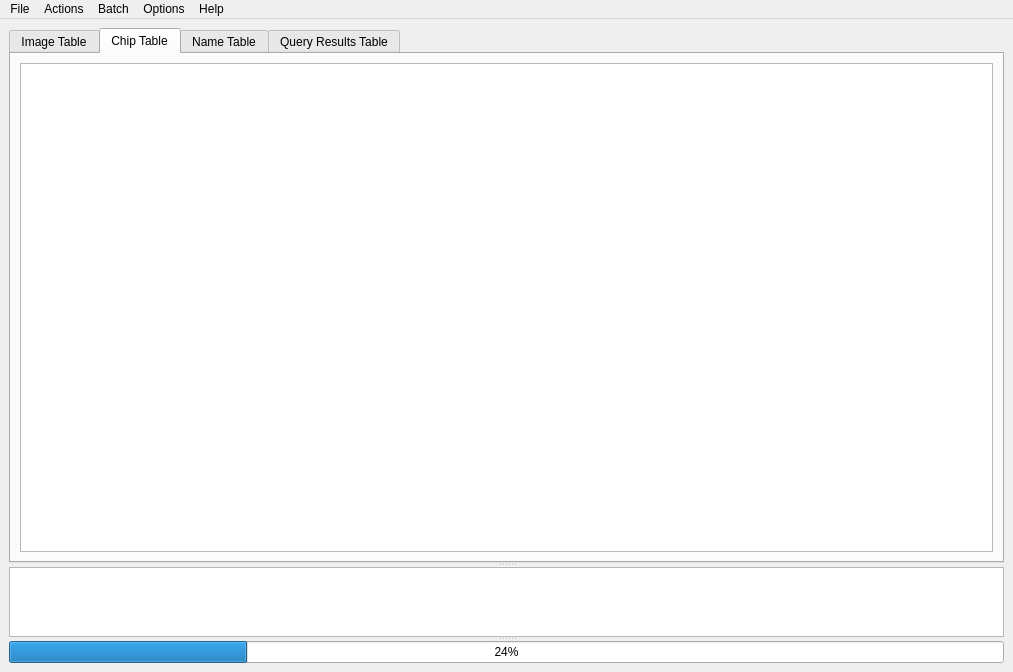
<?xml version="1.0" encoding="UTF-8"?>
<ui version="4.0">
 <class>mainSkel</class>
 <widget class="QMainWindow" name="mainSkel">
  <property name="geometry">
   <rect>
    <x>0</x>
    <y>0</y>
    <width>1013</width>
    <height>672</height>
   </rect>
  </property>
  <property name="windowTitle">
   <string>HotSpotter</string>
  </property>
  <property name="unifiedTitleAndToolBarOnMac">
   <bool>false</bool>
  </property>
  <widget class="QWidget" name="centralwidget">
   <layout class="QVBoxLayout" name="verticalLayout">
    <item>
     <widget class="QSplitter" name="splitter">
      <property name="orientation">
       <enum>Qt::Vertical</enum>
      </property>
      <widget class="QTabWidget" name="tablesTabWidget">
       <property name="sizePolicy">
        <sizepolicy hsizetype="Expanding" vsizetype="Expanding">
         <horstretch>0</horstretch>
         <verstretch>10</verstretch>
        </sizepolicy>
       </property>
       <property name="minimumSize">
        <size>
         <width>0</width>
         <height>0</height>
        </size>
       </property>
       <property name="currentIndex">
        <number>1</number>
       </property>
       <widget class="QWidget" name="image_view">
        <property name="minimumSize">
         <size>
          <width>445</width>
          <height>0</height>
         </size>
        </property>
        <attribute name="title">
         <string>Image Table</string>
        </attribute>
        <layout class="QGridLayout" name="gridLayout_3">
         <item row="0" column="0">
          <layout class="QVBoxLayout" name="verticalLayout_2">
           <item>
            <widget class="QTableWidget" name="gxs_TBL">
             <property name="dragEnabled">
              <bool>false</bool>
             </property>
             <property name="sortingEnabled">
              <bool>true</bool>
             </property>
            </widget>
           </item>
          </layout>
         </item>
        </layout>
       </widget>
       <widget class="QWidget" name="chip_view">
        <attribute name="title">
         <string>Chip Table</string>
        </attribute>
        <layout class="QGridLayout" name="gridLayout_4">
         <item row="0" column="0">
          <layout class="QVBoxLayout" name="verticalLayout_3">
           <item>
            <widget class="QTableWidget" name="cxs_TBL">
             <property name="sizePolicy">
              <sizepolicy hsizetype="Expanding" vsizetype="Expanding">
               <horstretch>0</horstretch>
               <verstretch>0</verstretch>
              </sizepolicy>
             </property>
             <property name="sortingEnabled">
              <bool>true</bool>
             </property>
            </widget>
           </item>
          </layout>
         </item>
        </layout>
       </widget>
       <widget class="QWidget" name="name_view">
        <attribute name="title">
         <string>Name Table</string>
        </attribute>
        <layout class="QGridLayout" name="gridLayout">
         <item row="0" column="0">
          <widget class="QTableWidget" name="nxs_TBL"/>
         </item>
        </layout>
       </widget>
       <widget class="QWidget" name="result_view">
        <attribute name="title">
         <string>Query Results Table</string>
        </attribute>
        <layout class="QVBoxLayout" name="verticalLayout_5">
         <item>
          <layout class="QVBoxLayout" name="verticalLayout_4">
           <item>
            <widget class="QTableWidget" name="res_TBL">
             <property name="selectionMode">
              <enum>QAbstractItemView::ExtendedSelection</enum>
             </property>
             <property name="textElideMode">
              <enum>Qt::ElideLeft</enum>
             </property>
             <property name="sortingEnabled">
              <bool>true</bool>
             </property>
            </widget>
           </item>
          </layout>
         </item>
        </layout>
       </widget>
      </widget>
      <widget class="QTextEdit" name="outputEdit">
       <property name="sizePolicy">
        <sizepolicy hsizetype="Expanding" vsizetype="Expanding">
         <horstretch>0</horstretch>
         <verstretch>1</verstretch>
        </sizepolicy>
       </property>
       <property name="acceptRichText">
        <bool>false</bool>
       </property>
      </widget>
      <widget class="QProgressBar" name="progressBar">
       <property name="sizePolicy">
        <sizepolicy hsizetype="Expanding" vsizetype="Fixed">
         <horstretch>0</horstretch>
         <verstretch>1</verstretch>
        </sizepolicy>
       </property>
       <property name="value">
        <number>24</number>
       </property>
      </widget>
     </widget>
    </item>
   </layout>
  </widget>
  <widget class="QMenuBar" name="menubar">
   <property name="geometry">
    <rect>
     <x>0</x>
     <y>0</y>
     <width>1013</width>
     <height>23</height>
    </rect>
   </property>
   <property name="contextMenuPolicy">
    <enum>Qt::DefaultContextMenu</enum>
   </property>
   <property name="defaultUp">
    <bool>false</bool>
   </property>
   <property name="nativeMenuBar">
    <bool>false</bool>
   </property>
   <widget class="QMenu" name="menuFile">
    <property name="title">
     <string>File</string>
    </property>
    <addaction name="actionNew_Database"/>
    <addaction name="actionOpen_Database"/>
    <addaction name="separator"/>
    <addaction name="actionSave_Database"/>
    <addaction name="separator"/>
    <addaction name="actionImport_Img_file"/>
    <addaction name="actionImport_Img_dir"/>
    <addaction name="separator"/>
    <addaction name="actionQuit"/>
   </widget>
   <widget class="QMenu" name="menuOptions">
    <property name="title">
     <string>Options</string>
    </property>
    <addaction name="actionLayout_Figures"/>
    <addaction name="separator"/>
    <addaction name="actionPreferences"/>
   </widget>
   <widget class="QMenu" name="menuHelp">
    <property name="title">
     <string>Help</string>
    </property>
    <addaction name="actionAbout"/>
    <addaction name="actionView_Docs"/>
    <addaction name="separator"/>
    <addaction name="actionView_DBDir"/>
    <addaction name="actionView_Computed_Dir"/>
    <addaction name="actionView_Global_Dir"/>
    <addaction name="separator"/>
    <addaction name="actionWriteLogs"/>
    <addaction name="separator"/>
    <addaction name="actionDelete_Precomputed_Results"/>
    <addaction name="actionDelete_computed_directory"/>
    <addaction name="actionDelete_global_preferences"/>
    <addaction name="separator"/>
    <addaction name="actionDev_Mode_IPython"/>
    <addaction name="actionDeveloper_Reload"/>
   </widget>
   <widget class="QMenu" name="menuActions">
    <property name="title">
     <string>Actions</string>
    </property>
    <addaction name="actionAdd_Chip"/>
    <addaction name="actionNew_Chip_Property"/>
    <addaction name="separator"/>
    <addaction name="actionQuery"/>
    <addaction name="separator"/>
    <addaction name="actionReselect_ROI"/>
    <addaction name="actionReselect_Ori"/>
    <addaction name="separator"/>
    <addaction name="actionNext"/>
    <addaction name="separator"/>
    <addaction name="actionDelete_Chip"/>
    <addaction name="actionDelete_Image"/>
   </widget>
   <widget class="QMenu" name="menuBatch">
    <property name="title">
     <string>Batch</string>
    </property>
    <addaction name="actionPrecomputeChipsFeatures"/>
    <addaction name="actionPrecompute_Queries"/>
    <addaction name="separator"/>
    <addaction name="actionScale_all_ROIS"/>
    <addaction name="separator"/>
    <addaction name="actionConvert_all_images_into_chips"/>
   </widget>
   <addaction name="menuFile"/>
   <addaction name="menuActions"/>
   <addaction name="menuBatch"/>
   <addaction name="menuOptions"/>
   <addaction name="menuHelp"/>
  </widget>
  <action name="actionOpen_Database">
   <property name="text">
    <string>Open Database</string>
   </property>
   <property name="toolTip">
    <string>Opens a different database directory. </string>
   </property>
   <property name="shortcut">
    <string>Ctrl+O</string>
   </property>
   <property name="shortcutContext">
    <enum>Qt::ApplicationShortcut</enum>
   </property>
  </action>
  <action name="actionSave_Database">
   <property name="text">
    <string>Save Database</string>
   </property>
   <property name="iconText">
    <string>Save Database</string>
   </property>
   <property name="toolTip">
    <string>Saves the added images / chip properties / and changed names to the database csv tables.</string>
   </property>
   <property name="shortcut">
    <string>Ctrl+S</string>
   </property>
   <property name="shortcutContext">
    <enum>Qt::ApplicationShortcut</enum>
   </property>
  </action>
  <action name="actionImport_Img_file">
   <property name="text">
    <string>Import Images (select file(s))</string>
   </property>
   <property name="shortcut">
    <string>Ctrl+I</string>
   </property>
   <property name="shortcutContext">
    <enum>Qt::ApplicationShortcut</enum>
   </property>
  </action>
  <action name="actionOpen_Data_Directory">
   <property name="text">
    <string>View Data Directory</string>
   </property>
  </action>
  <action name="actionOpen_Source_Directory">
   <property name="text">
    <string>View Source Directory</string>
   </property>
  </action>
  <action name="actionUndockDisplay">
   <property name="text">
    <string>Undock Display</string>
   </property>
  </action>
  <action name="actionTogPlt">
   <property name="text">
    <string>Toggle PlotWidget</string>
   </property>
  </action>
  <action name="actionHelpCMD">
   <property name="text">
    <string>Command Line Help</string>
   </property>
  </action>
  <action name="actionHelpGUI">
   <property name="text">
    <string>GUI Help</string>
   </property>
  </action>
  <action name="actionAbout">
   <property name="enabled">
    <bool>false</bool>
   </property>
   <property name="text">
    <string>About</string>
   </property>
   <property name="shortcutContext">
    <enum>Qt::ApplicationShortcut</enum>
   </property>
  </action>
  <action name="actionHelpWorkflow">
   <property name="text">
    <string>Workflow Help</string>
   </property>
  </action>
  <action name="actionAdd_Chip">
   <property name="text">
    <string>Add Chip</string>
   </property>
   <property name="toolTip">
    <string>When adding a chip, you select an ROI in Image View. The ROI defines a new chip and it is added (but not saved) to the database.</string>
   </property>
   <property name="shortcut">
    <string>A</string>
   </property>
   <property name="shortcutContext">
    <enum>Qt::ApplicationShortcut</enum>
   </property>
  </action>
  <action name="actionReselect_ROI">
   <property name="text">
    <string>Reselect ROI</string>
   </property>
   <property name="toolTip">
    <string>Changes the ROI of a chip. Previously associated results and chip data are removed and recomputed. </string>
   </property>
   <property name="shortcut">
    <string>R</string>
   </property>
   <property name="shortcutContext">
    <enum>Qt::ApplicationShortcut</enum>
   </property>
  </action>
  <action name="actionNext">
   <property name="text">
    <string>Select Next</string>
   </property>
   <property name="toolTip">
    <string>Selects the next image or chip in the database. </string>
   </property>
   <property name="shortcut">
    <string>N</string>
   </property>
   <property name="shortcutContext">
    <enum>Qt::ApplicationShortcut</enum>
   </property>
  </action>
  <action name="actionDelete_Chip">
   <property name="text">
    <string>Delete Chip</string>
   </property>
   <property name="toolTip">
    <string>Removes a chip from the database. </string>
   </property>
   <property name="shortcut">
    <string>Ctrl+Del</string>
   </property>
   <property name="shortcutContext">
    <enum>Qt::ApplicationShortcut</enum>
   </property>
  </action>
  <action name="actionQuery">
   <property name="enabled">
    <bool>true</bool>
   </property>
   <property name="text">
    <string>Query</string>
   </property>
   <property name="toolTip">
    <string>Issues the currently selected chip as a query. The result table is then populated.</string>
   </property>
   <property name="shortcut">
    <string>Q</string>
   </property>
   <property name="shortcutContext">
    <enum>Qt::ApplicationShortcut</enum>
   </property>
  </action>
  <action name="actionPrev">
   <property name="text">
    <string>Prev</string>
   </property>
  </action>
  <action name="actionWriteLogs">
   <property name="enabled">
    <bool>false</bool>
   </property>
   <property name="text">
    <string>Write Logs</string>
   </property>
   <property name="shortcutContext">
    <enum>Qt::ApplicationShortcut</enum>
   </property>
  </action>
  <action name="actionOpen_Internal_Directory">
   <property name="text">
    <string>View Internal Directory</string>
   </property>
  </action>
  <action name="actionPreferences">
   <property name="text">
    <string>Edit Preferences</string>
   </property>
   <property name="toolTip">
    <string>Changes algorithm parameters and program behavior.</string>
   </property>
   <property name="shortcut">
    <string>Ctrl+P</string>
   </property>
   <property name="shortcutContext">
    <enum>Qt::ApplicationShortcut</enum>
   </property>
  </action>
  <action name="actionQuit">
   <property name="text">
    <string>Quit</string>
   </property>
   <property name="toolTip">
    <string>Exits the program</string>
   </property>
   <property name="shortcutContext">
    <enum>Qt::ApplicationShortcut</enum>
   </property>
  </action>
  <action name="actionConvertImage2Chip">
   <property name="enabled">
    <bool>true</bool>
   </property>
   <property name="text">
    <string>Convert All Images to Chips</string>
   </property>
  </action>
  <action name="actionBatch_Change_Name">
   <property name="text">
    <string>Batch Change Name</string>
   </property>
  </action>
  <action name="actionReselect_Ori">
   <property name="text">
    <string>Reselect Orientation</string>
   </property>
   <property name="toolTip">
    <string>Changes the orientation of a chip. Previously associated results and chip data are removed and recomputed. </string>
   </property>
   <property name="shortcut">
    <string>O</string>
   </property>
   <property name="shortcutContext">
    <enum>Qt::ApplicationShortcut</enum>
   </property>
  </action>
  <action name="actionAdd_Metadata_Property">
   <property name="text">
    <string>Add Chip Property</string>
   </property>
  </action>
  <action name="actionAutoassign">
   <property name="text">
    <string>Assign Matches Above Threshold</string>
   </property>
  </action>
  <action name="actionRankErrorExpt">
   <property name="text">
    <string>Rank Error Experiment</string>
   </property>
  </action>
  <action name="actionName_Consistency_Experiment">
   <property name="text">
    <string>Name Consistency</string>
   </property>
  </action>
  <action name="actionIncrease_ROI_Size">
   <property name="text">
    <string>Increase all ROI Sizes</string>
   </property>
  </action>
  <action name="actionView_Docs">
   <property name="enabled">
    <bool>false</bool>
   </property>
   <property name="text">
    <string>View Documentation</string>
   </property>
   <property name="shortcutContext">
    <enum>Qt::ApplicationShortcut</enum>
   </property>
  </action>
  <action name="actionAutoassign_2">
   <property name="text">
    <string>Auto-Assign Matches</string>
   </property>
  </action>
  <action name="actionNew_Database">
   <property name="text">
    <string>New Database</string>
   </property>
   <property name="toolTip">
    <string>Create a new folder to use as a database. </string>
   </property>
   <property name="shortcut">
    <string>Ctrl+N</string>
   </property>
   <property name="shortcutContext">
    <enum>Qt::ApplicationShortcut</enum>
   </property>
  </action>
  <action name="actionImport_Img_dir">
   <property name="text">
    <string>Import Images (select directory)</string>
   </property>
   <property name="shortcutContext">
    <enum>Qt::ApplicationShortcut</enum>
   </property>
  </action>
  <action name="actionPrecompute_Queries">
   <property name="text">
    <string>Precompute Queries</string>
   </property>
   <property name="toolTip">
    <string>This might take anywhere from a coffee break to an overnight  procedure depending on how many ROIs you've made. It queries each chip and saves the result which allows multiple queries to be rapidly inspected later. </string>
   </property>
   <property name="shortcutContext">
    <enum>Qt::ApplicationShortcut</enum>
   </property>
  </action>
  <action name="actionPrecomputeChipsFeatures">
   <property name="text">
    <string>Precompute Chips/Features</string>
   </property>
   <property name="toolTip">
    <string>Extracts all chips from images, and computes features. This loads the data into memory and reduces waiting time between selecting chips and images.</string>
   </property>
   <property name="shortcut">
    <string>Ctrl+Return</string>
   </property>
   <property name="shortcutContext">
    <enum>Qt::ApplicationShortcut</enum>
   </property>
  </action>
  <action name="actionView_DBDir">
   <property name="text">
    <string>View Database Dir</string>
   </property>
   <property name="toolTip">
    <string>Opens the database folder in your operating system's native file browser (explorer/finder/nautilus)</string>
   </property>
   <property name="shortcutContext">
    <enum>Qt::ApplicationShortcut</enum>
   </property>
  </action>
  <action name="actionScale_all_ROIS">
   <property name="enabled">
    <bool>false</bool>
   </property>
   <property name="text">
    <string>Scale all ROIs</string>
   </property>
   <property name="toolTip">
    <string>Changes the size of every ROI in the database. </string>
   </property>
   <property name="shortcutContext">
    <enum>Qt::ApplicationShortcut</enum>
   </property>
  </action>
  <action name="actionConvert_all_images_into_chips">
   <property name="enabled">
    <bool>false</bool>
   </property>
   <property name="text">
    <string>Convert all images into chips</string>
   </property>
   <property name="toolTip">
    <string>Every image without a chip has an ROI added to it spanning the entire image.</string>
   </property>
   <property name="shortcutContext">
    <enum>Qt::ApplicationShortcut</enum>
   </property>
  </action>
  <action name="actionNew_Chip_Property">
   <property name="text">
    <string>New Chip Property</string>
   </property>
   <property name="toolTip">
    <string>Creates a new column in the chip table for user properties.</string>
   </property>
   <property name="shortcutContext">
    <enum>Qt::ApplicationShortcut</enum>
   </property>
  </action>
  <action name="actionDelete_computed_directory">
   <property name="text">
    <string>Delete Computed Directory</string>
   </property>
   <property name="toolTip">
    <string>Deletes all precomputations (not your ROIs or properties though) and lets all data be recomputed and reloaded. This puts your database in a cleaner state. </string>
   </property>
   <property name="shortcutContext">
    <enum>Qt::ApplicationShortcut</enum>
   </property>
  </action>
  <action name="actionDelete_global_preferences">
   <property name="text">
    <string>Delete Global Preferences</string>
   </property>
   <property name="toolTip">
    <string>This deletes global preferences like the previously opened database, your work directory, and defaults algorithm preferences. Use if HotSpotter crashes on loading a database. </string>
   </property>
   <property name="shortcutContext">
    <enum>Qt::ApplicationShortcut</enum>
   </property>
  </action>
  <action name="actionView_Computed_Dir">
   <property name="text">
    <string>View Computed Dir</string>
   </property>
   <property name="toolTip">
    <string>Opens the directory where all precomputed chips, query results, and features are stored. </string>
   </property>
   <property name="shortcutContext">
    <enum>Qt::ApplicationShortcut</enum>
   </property>
  </action>
  <action name="actionView_Global_Dir">
   <property name="text">
    <string>View Global Dir</string>
   </property>
   <property name="toolTip">
    <string>This is youre ~/.hotspotter folder, which stores non-database-specific preferences.</string>
   </property>
   <property name="shortcutContext">
    <enum>Qt::ApplicationShortcut</enum>
   </property>
  </action>
  <action name="actionLayout_Figures">
   <property name="text">
    <string>Layout Figures</string>
   </property>
   <property name="toolTip">
    <string>Organizes windows in a grid</string>
   </property>
   <property name="shortcut">
    <string>Ctrl+L</string>
   </property>
   <property name="shortcutContext">
    <enum>Qt::ApplicationShortcut</enum>
   </property>
  </action>
  <action name="actionDev_Mode_IPython">
   <property name="text">
    <string>Developer Mode (IPython)</string>
   </property>
   <property name="toolTip">
    <string>This allows IPython interaction in the terminal and disables GUI interaction until the &quot;exit&quot; command is entered in IPython. </string>
   </property>
   <property name="shortcut">
    <string>Ctrl+Alt+Shift+D</string>
   </property>
   <property name="shortcutContext">
    <enum>Qt::ApplicationShortcut</enum>
   </property>
  </action>
  <action name="actionDelete_Precomputed_Results">
   <property name="text">
    <string>Delete Cached Query Results</string>
   </property>
   <property name="toolTip">
    <string>Removes all precomputed results. Use if you expect that your results may be corrupted.</string>
   </property>
  </action>
  <action name="actionDeveloper_Reload">
   <property name="text">
    <string>Developer Reload</string>
   </property>
   <property name="shortcut">
    <string>Ctrl+Shift+R</string>
   </property>
   <property name="shortcutContext">
    <enum>Qt::ApplicationShortcut</enum>
   </property>
  </action>
  <action name="actionDelete_Image">
   <property name="text">
    <string>Trash Image</string>
   </property>
   <property name="shortcut">
    <string>Ctrl+Shift+Del</string>
   </property>
   <property name="shortcutContext">
    <enum>Qt::ApplicationShortcut</enum>
   </property>
  </action>
 </widget>
 <resources/>
 <connections/>
</ui>
